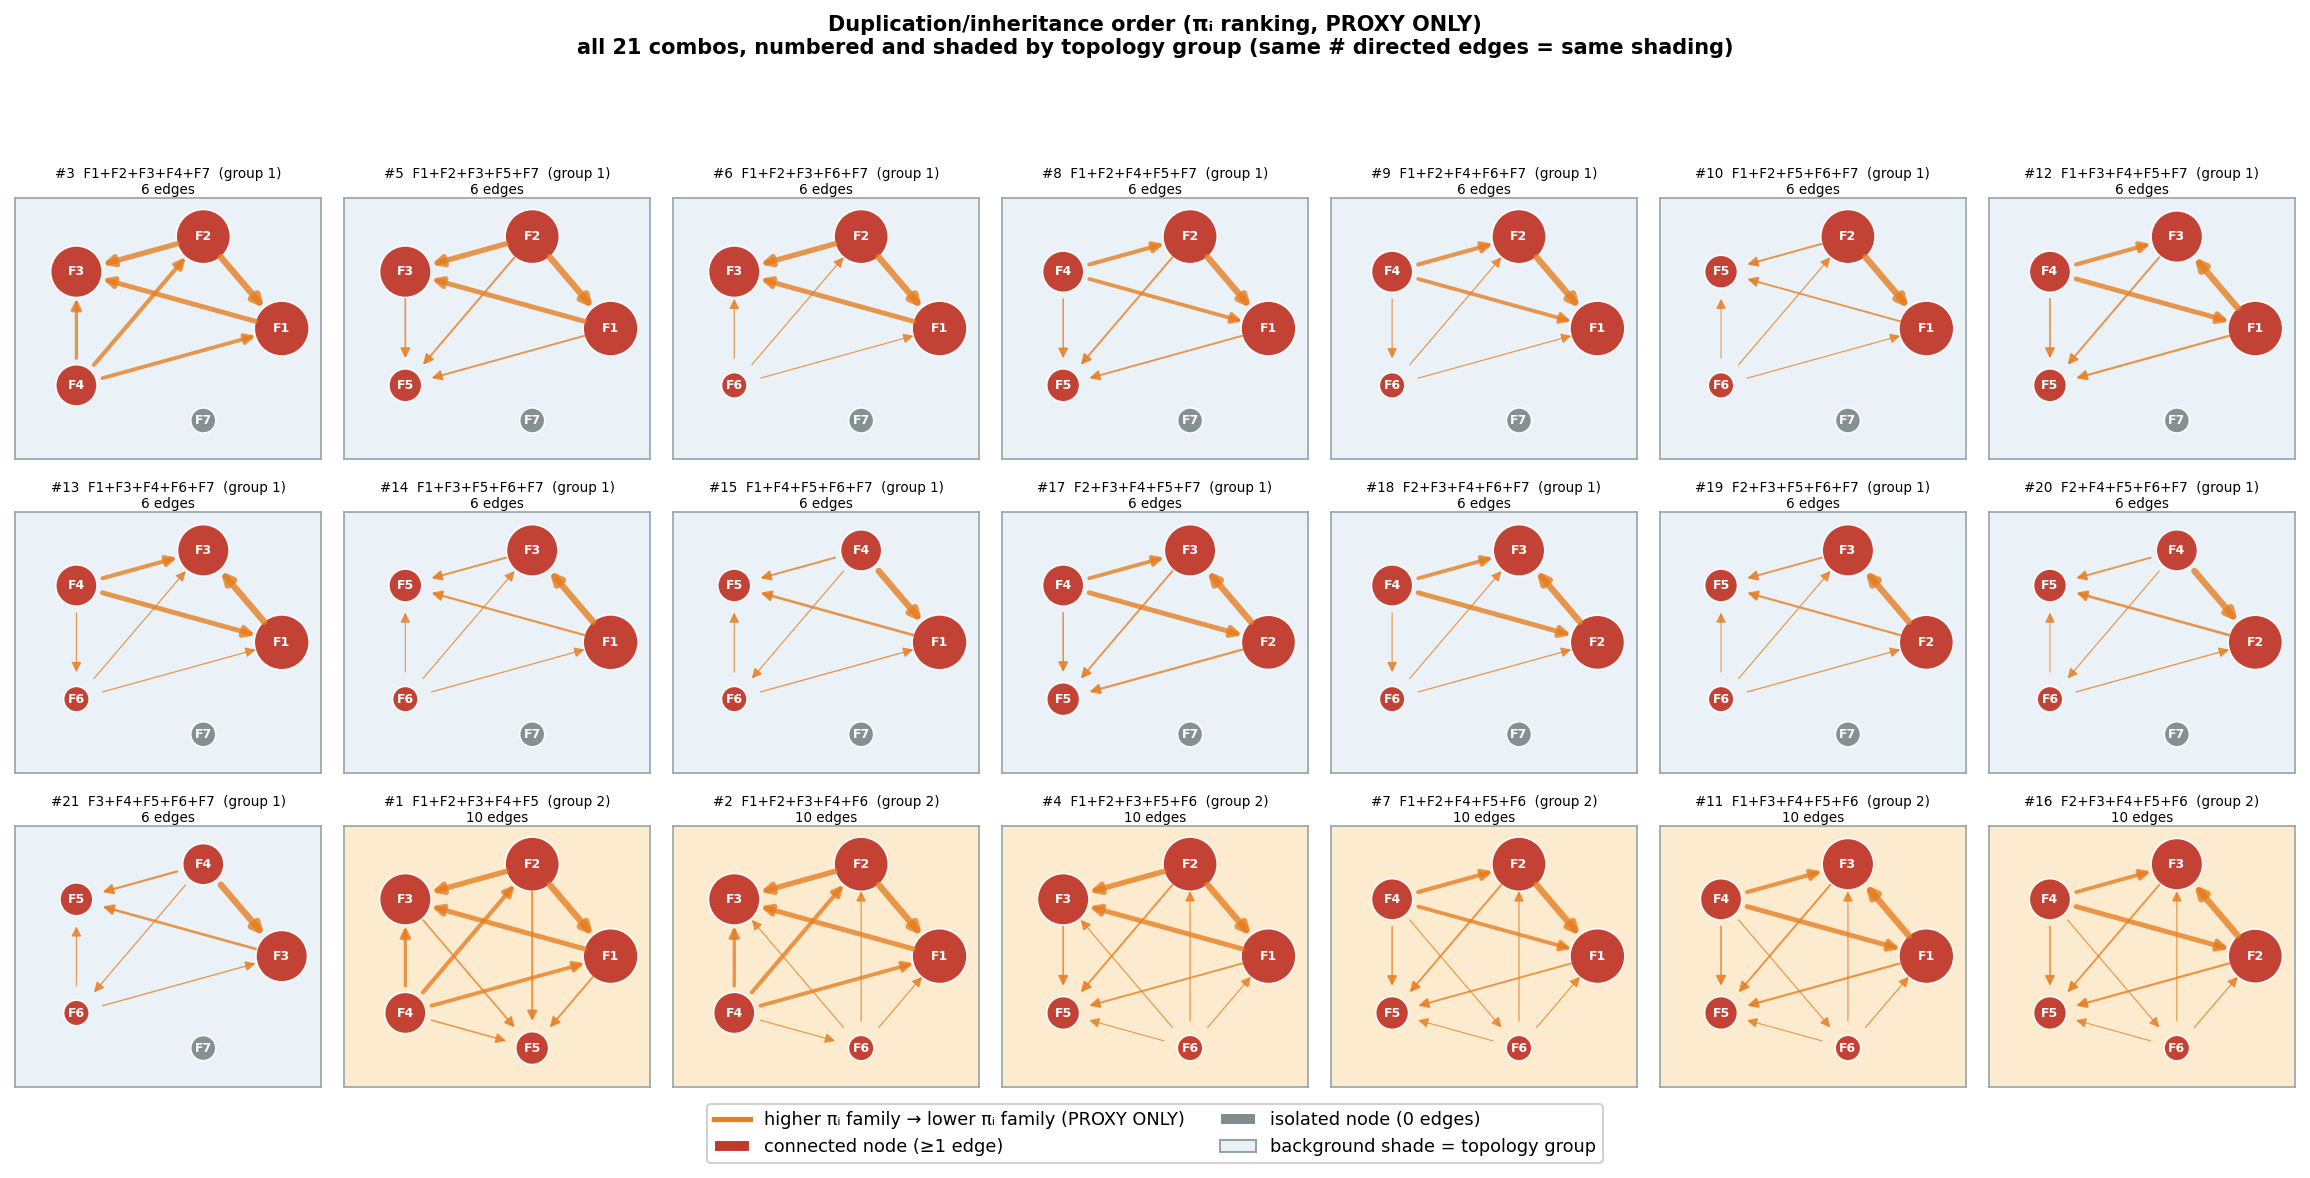

Reproduce this figure in Python.
"""
duplication_inheritance_order_topology_groups.py -- numbers the 21
five-family (k=5) combinations from duplication_inheritance_order.py and
groups them by directed-graph topology: which combos end up with the same
number of directed edges (this method never produces mutual pairs -- see
below).

WHY THIS IS A SEPARATE FILE
This is one of three sibling topology-group scripts (the others cover
tf_regulates_tf_cascade.py and dominant_coregulation_flow.py). Each
method colors its arrows differently and means something different by
them, so each gets its own file and its own legend rather than one script
with a combined legend that would misrepresent the other two methods'
arrow colors -- this file's orange legend matches
duplication_inheritance_order.py's own LEGEND_HANDLES exactly, including
the "PROXY ONLY" caveat (see that script's module docstring for why: pi_i
is a single scalar per family, not literal ohnolog ancestry).

WHY THIS IS SEPARATE FROM THE EXISTING GRID
duplication_inheritance_order.py already draws all 21 combos as a grid,
sorted by "how many isolated nodes" but otherwise in no particular
numbered order, and does not report which combos are structurally
identical. This script numbers the 21 combinations once, in a fixed
canonical order (the order itertools.combinations(range(7), 5) produces,
1-indexed), then buckets the combos by the topology signature
(n_isolated_nodes, n_directed_edges) -- the same style of bucketing used
by scripts/analysis/motif_k5_topology_patterns.py for the undirected case.

WHY THERE ARE ONLY 2 TOPOLOGY GROUPS
Every edge is directed by a single, fixed, per-family inheritance
probability pi_i ranking that never depends on which other families are
in the 5-subset, and a strict ranking can never produce a mutual pair (A
can't simultaneously have higher AND lower pi_i than B). So the only thing
that varies combo to combo is whether F7 (zero pi4 coverage, always
isolated) is included: 15/21 combos contain F7 (6 edges, 1 isolated node)
and 6/21 exclude it (10/10 possible edges, fully connected) -- identical in
shape to the undirected motif_k5_topology_patterns.py buckets, just with
direction added on top.

Run: python assets/directional_motifs/duplication_inheritance_order_topology_groups.py
"""

import sys
from itertools import combinations as icombs
from pathlib import Path

sys.path.insert(0, str(Path(__file__).parent))
from _shared_family_data import load_families, load_pi4

import networkx as nx
import matplotlib
matplotlib.use("Agg")
import matplotlib.pyplot as plt
from matplotlib.lines import Line2D
from matplotlib.patches import Patch

LEGEND_HANDLES = [
    Line2D([0], [0], color="#e67e22", lw=2.5,
           label="higher πᵢ family → lower πᵢ family (PROXY ONLY)"),
    Patch(facecolor="#c0392b", edgecolor="white", label="connected node (≥1 edge)"),
    Patch(facecolor="#7f8c8d", edgecolor="white", label="isolated node (0 edges)"),
    Patch(facecolor="#eaf2f8", edgecolor="#95a5a6", label="background shade = topology group"),
]

OUT_DIR = Path(__file__).parent
OUT_PNG = OUT_DIR / "duplication_inheritance_order_topology_groups.png"

fam_list, M, N = load_families()
_, tf_targets, pi4_tfs = load_pi4()


def shared_tf_pairs(fam_a, fam_b):
    tfs_a = [tf for tf in fam_a["member_tfs"] if tf in pi4_tfs]
    tfs_b = [tf for tf in fam_b["member_tfs"] if tf in pi4_tfs]
    n = 0
    for ta in tfs_a:
        for tb in tfs_b:
            if tf_targets[ta] & tf_targets[tb]:
                n += 1
    return n


# Method 1 (Scruse et al. Eq. 3): pi_i = evidence_i / sum(evidence)
_ev_total = sum(f["ev"] for f in fam_list)
fam_pi = {f["idx"]: f["ev"] / _ev_total for f in fam_list}


def build_directed(fams_sel):
    G = nx.DiGraph()
    for f in fams_sel:
        G.add_node(f["idx"])
    for a, b in icombs(fams_sel, 2):
        w = shared_tf_pairs(a, b)
        if w == 0:
            continue
        hi, lo = (a, b) if fam_pi[a["idx"]] >= fam_pi[b["idx"]] else (b, a)
        G.add_edge(hi["idx"], lo["idx"], weight=w)
    return G


# ── number the 21 combinations (fixed canonical order) ─────────────────────
NUMBERED_COMBOS = list(enumerate(icombs(range(len(fam_list)), 5), start=1))
print("Canonical numbering of the 21 five-family combinations:")
for num, combo in NUMBERED_COMBOS:
    label = "+".join(f"F{fam_list[i]['idx']}" for i in combo)
    print(f"  #{num:<3} {label}")

combos = []
for num, combo in NUMBERED_COMBOS:
    fams_sel = [fam_list[i] for i in combo]
    G = build_directed(fams_sel)
    isolated = tuple(sorted(n for n in G.nodes if G.degree(n) == 0))
    mutual = tuple(sorted({tuple(sorted((u, v))) for u, v in G.edges if G.has_edge(v, u)}))
    combos.append({
        "num": num, "label": "+".join(f"F{f['idx']}" for f in fams_sel), "G": G,
        "n_isolated": len(isolated), "n_edges": G.number_of_edges(),
        "n_mutual": len(mutual), "mutual": mutual,
    })

# ── group by topology signature (n_isolated, n_edges, n_mutual) ────────────
buckets = {}
for c in combos:
    key = (c["n_isolated"], c["n_edges"], c["n_mutual"])
    buckets.setdefault(key, []).append(c)
group_ids = {key: gid for gid, key in enumerate(
    sorted(buckets, key=lambda k: (-len(buckets[k]), k)), start=1)}
for c in combos:
    c["group"] = group_ids[(c["n_isolated"], c["n_edges"], c["n_mutual"])]

print(f"\n{len(buckets)} distinct topology group(s) among the 21 combinations "
      f"(same # directed edges AND same # mutual pairs):")
for key, members in sorted(buckets.items(), key=lambda kv: group_ids[kv[0]]):
    n_iso, n_edges, n_mut = key
    gid = group_ids[key]
    nums = ", ".join(f"#{c['num']}" for c in sorted(members, key=lambda c: c["num"]))
    print(f"  Group {gid}: {n_edges} directed edges, {n_mut} mutual pair(s), "
          f"{n_iso} isolated node(s)  ->  {len(members)} combos: {nums}")

# ── grid figure, panels ordered/shaded by topology group ───────────────────
GROUP_PALETTE = [
    "#eaf2f8", "#fdebd0", "#eafaf1", "#f9ebea", "#f4ecf7",
    "#fef9e7", "#e8f8f5", "#fadbd8", "#e8eaf6", "#fff3e0",
]
combos_sorted = sorted(combos, key=lambda c: (c["group"], c["num"]))
fig, axes = plt.subplots(3, 7, figsize=(15.5, 7.6))
axes = axes.flatten()
sizes_by_idx = {f["idx"]: f["size"] for f in fam_list}

for ax, c in zip(axes, combos_sorted):
    G = c["G"]
    pos = nx.circular_layout(G)
    ax.set_facecolor(GROUP_PALETTE[(c["group"] - 1) % len(GROUP_PALETTE)])
    node_sizes = [140 + 5.5 * sizes_by_idx[n] for n in G.nodes]
    node_colors = ["#7f8c8d" if G.degree(n) == 0 else "#c0392b" for n in G.nodes]
    max_w = max((d["weight"] for _, _, d in G.edges(data=True)), default=1)
    for u, v, d in G.edges(data=True):
        ax.annotate(
            "", xy=pos[v], xytext=pos[u],
            arrowprops=dict(
                arrowstyle="-|>", color="#e67e22", alpha=0.8,
                linewidth=0.5 + 2.6 * (d["weight"] / max_w),
                shrinkA=13, shrinkB=13, mutation_scale=10,
            ),
        )
    nx.draw_networkx_nodes(G, pos, ax=ax, node_size=node_sizes,
                            node_color=node_colors, edgecolors="white",
                            linewidths=0.8, alpha=0.95)
    nx.draw_networkx_labels(G, pos, ax=ax, labels={n: f"F{n}" for n in G.nodes},
                             font_size=6, font_color="white", font_weight="bold")
    ax.set_xlim(-1.35, 1.35)
    ax.set_ylim(-1.35, 1.35)
    for spine in ax.spines.values():
        spine.set_visible(True)
        spine.set_color("#95a5a6")
    ax.set_xticks([])
    ax.set_yticks([])
    ax.set_title(
        f"#{c['num']}  {c['label']}  (group {c['group']})\n{c['n_edges']} edges",
        fontsize=6.5, pad=2,
    )
for ax in axes[len(combos_sorted):]:
    ax.axis("off")

fig.suptitle(
    "Duplication/inheritance order (πᵢ ranking, PROXY ONLY)\n"
    "all 21 combos, numbered and shaded by topology group "
    "(same # directed edges = same shading)",
    fontsize=10, fontweight="bold", y=0.995,
)
fig.legend(handles=LEGEND_HANDLES, loc="lower center", ncol=2, fontsize=8.5,
           framealpha=0.9, bbox_to_anchor=(0.5, -0.02))
fig.tight_layout(rect=[0, 0.035, 1, 0.94])
fig.savefig(OUT_PNG, dpi=150, bbox_inches="tight")
plt.close(fig)
print(f"\nGrid figure saved: {OUT_PNG}")
